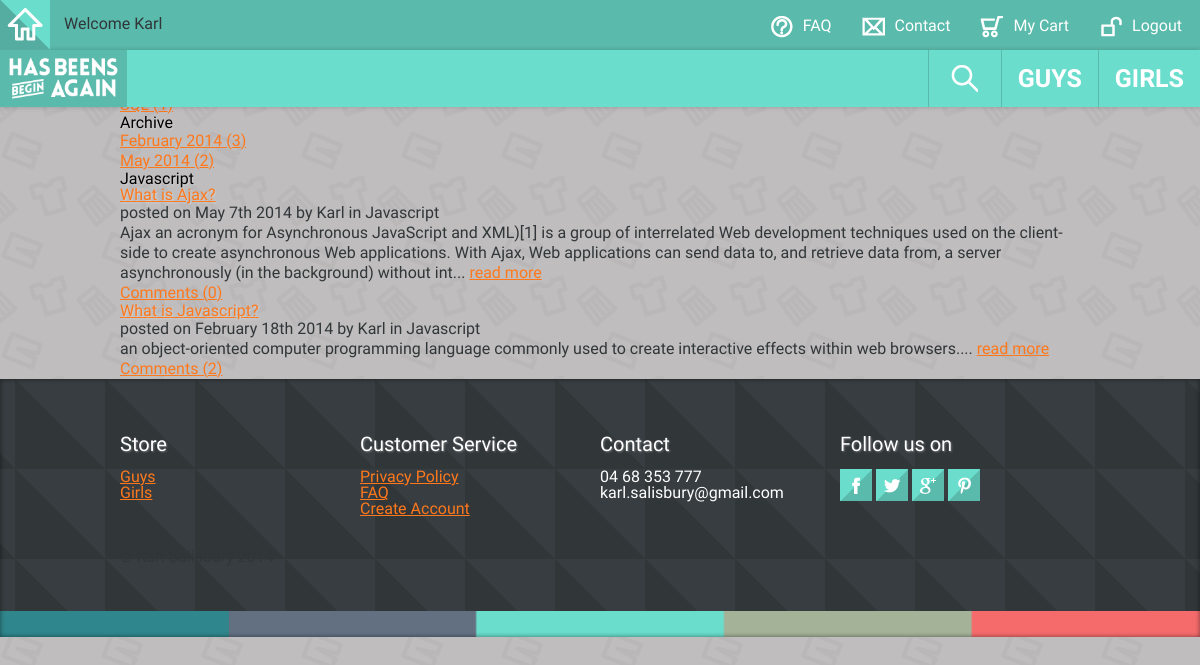
The page /pages/unused/blogcategories.php?catID=3 (signed in) on the database its author committed.
### tables this page shows
CREATE TABLE IF NOT EXISTS `category` (
  `catID` int(11) NOT NULL AUTO_INCREMENT COMMENT 'Unique identifier for each category',
  `category` varchar(10) NOT NULL COMMENT 'Category description',
  PRIMARY KEY (`catID`),
  KEY `catID` (`catID`),
  KEY `catID_2` (`catID`),
  KEY `catID_3` (`catID`)
);

CREATE TABLE IF NOT EXISTS `blog` (
  `blogID` int(11) NOT NULL AUTO_INCREMENT,
  `title` varchar(100) NOT NULL,
  `content` text NOT NULL,
  `datePosted` datetime NOT NULL,
  `authorID` int(11) NOT NULL,
  `catID` int(11) NOT NULL,
  PRIMARY KEY (`blogID`),
  KEY `authorID` (`authorID`,`catID`),
  KEY `catID` (`catID`),
  KEY `authorID_2` (`authorID`),
  KEY `authorID_3` (`authorID`),
  KEY `authorID_4` (`authorID`),
  KEY `catID_2` (`catID`),
  KEY `authorID_5` (`authorID`,`catID`),
  KEY `blogID` (`blogID`,`authorID`,`catID`)
);

CREATE TABLE IF NOT EXISTS `user` (
  `userID` int(11) NOT NULL AUTO_INCREMENT COMMENT 'Primary key, auto incrementing',
  `username` varchar(10) NOT NULL COMMENT 'username',
  `password` varchar(64) NOT NULL COMMENT 'password',
  `firstName` varchar(20) NOT NULL COMMENT 'first name',
  `lastName` varchar(20) NOT NULL COMMENT 'last name',
  `email` varchar(100) NOT NULL COMMENT 'user''s email address',
  PRIMARY KEY (`userID`)
);

### pages/unused/blogcategories.php (the view, shortened to what this page needs)
<?php
	include '../inc/header.php';
	include '../inc/nav.php';
?>
<div class="header">
</div>
<div class="container">
<?php
 include '../inc/blogsidebar.php';
?>
<div class="blogcontent">
<?php
	$sql = "SELECT * FROM category WHERE category.catID=" . $_GET['catID'];
	$result = mysqli_query($con, $sql) or die(mysqli_error($con));
	$row = mysqli_fetch_array($result);
	echo "<h1>" . $row['category'] . "</h1>";
	$sql = "SELECT blog.*, user.*, category.*, COUNT(comment.blogID) AS commentcount FROM blog INNER JOIN user ON blog.authorID = user.userID INNER JOIN category ON blog.catID = category.catID LEFT JOIN comment ON blog.blogID = comment.blogID WHERE category.catID='" . $_GET['catID'] . "'GROUP BY blog.blogID, comment.blogID ORDER BY blog.dateposted DESC";
	$result = mysqli_query($con, $sql) or die(mysqli_error($con));
	while ($row = mysqli_fetch_array($result))
	 {
	 echo "<div class='blogpost'><h3><a href='blogpost.php?blogID=" .$row['blogID'] . "'>" . $row['title'] . "</a></h3>";
	 echo "<p class='blogpostinfo'><em>posted on " . date("F jS Y",strtotime($row['datePosted'])) . " by <strong>" . $row['firstName'] . "</strong> in <strong>" . $row['category'] . "</strong></em></p>";
	 echo "<p class='blogreadmore'>" . (substr(($row['content']),0,300)) . "... " . "<a href='blogpost.php?blogID=" . $row['blogID'] . "'>" . "read more" . "</a>";
	 echo "<p><a href='blogpost.php?blogID=" . $row['blogID'] . "'>" . "Comments (" . $row['commentcount'] . ")</a></div>";
	 }
?>
</div>
</div>
<?php
	include '../inc/footer.php';
?>

### skeleton/css/base.css (style rules this page uses)
html, body, div, span, applet, object, iframe, h1, h2, h3, h4, h5, h6, p, blockquote, pre, a, abbr, acronym, address, big, cite, code, del, dfn, em, img, ins, kbd, q, s, samp, small, strike, strong, sub, sup, tt, var, b, u, i, center, dl, dt, dd, ol, ul, li, fieldset, form, label, legend, table, caption, tbody, tfoot, thead, tr, th, td, article, aside, canvas, details, embed, figure, figcaption, footer, header, hgroup, menu, nav, output, ruby, section, summary, time, mark, audio, video { margin: 0; padding: 0; border: 0; font-size: 100%; font: inherit; vertical-align: baseline; }
body { line-height: 1; }
body { -webkit-font-smoothing: antialiased; -webkit-text-size-adjust: 100%; background-color: #ccc9c9; background-image: url(../../images/repeatbackgroundgrey.png); background-attachment: fixed; }
p, ul li { font-family: 'Maven Pro', Helvetica, Arial, sans-serif; }
h1, h2, h3, h4, h5, h6, input[type=text], input[type=submit], label, table, td, tr, textarea { font-family: 'Maven Pro', Helvetica, Arial, sans-serif; }
h1, h2, h3, h4, h5 ,h6 { text-shadow: 1px 1px 2px rgba(255,255,255, 0.3); }
p { color: #313639; line-height: 20px; }
a:link { color:#ff781c; }

### skeleton/css/skeleton.css (style rules this page uses)
.container { position: relative; width: 960px; margin: 0 auto; padding: 0; }
.container:after { content: "\0020"; display: block; height: 0; clear: both; visibility: hidden; }

### rows shown on the page
category: category "Javascript"
blog: title "What is Ajax?", datePosted "May 7th 2014", authorID.firstName "Karl", catID.category "Javascript", content "Ajax an acronym for Asynchronous JavaScript and XML)[1] is a group of interrelated Web development techniques used on the client-side to create asynchronous Web applications. With Ajax, Web applications can send data to, and retrieve data from, a server asynchronously (in the background) without int", commentcount "0"
blog: title "What is Javascript?", datePosted "February 18th 2014", authorID.firstName "Karl", catID.category "Javascript", content "an object-oriented computer programming language commonly used to create interactive effects within web browsers.", commentcount "2"

### other values the page prints
$_SESSION['login'] "Karl"
$row['monthname(datePosted)'] "February"
$row['year(datePosted)'] "2014"
$row['monthnum'] "3"
$row['monthname(datePosted)'] "May"
$row['monthnum'] "2"
